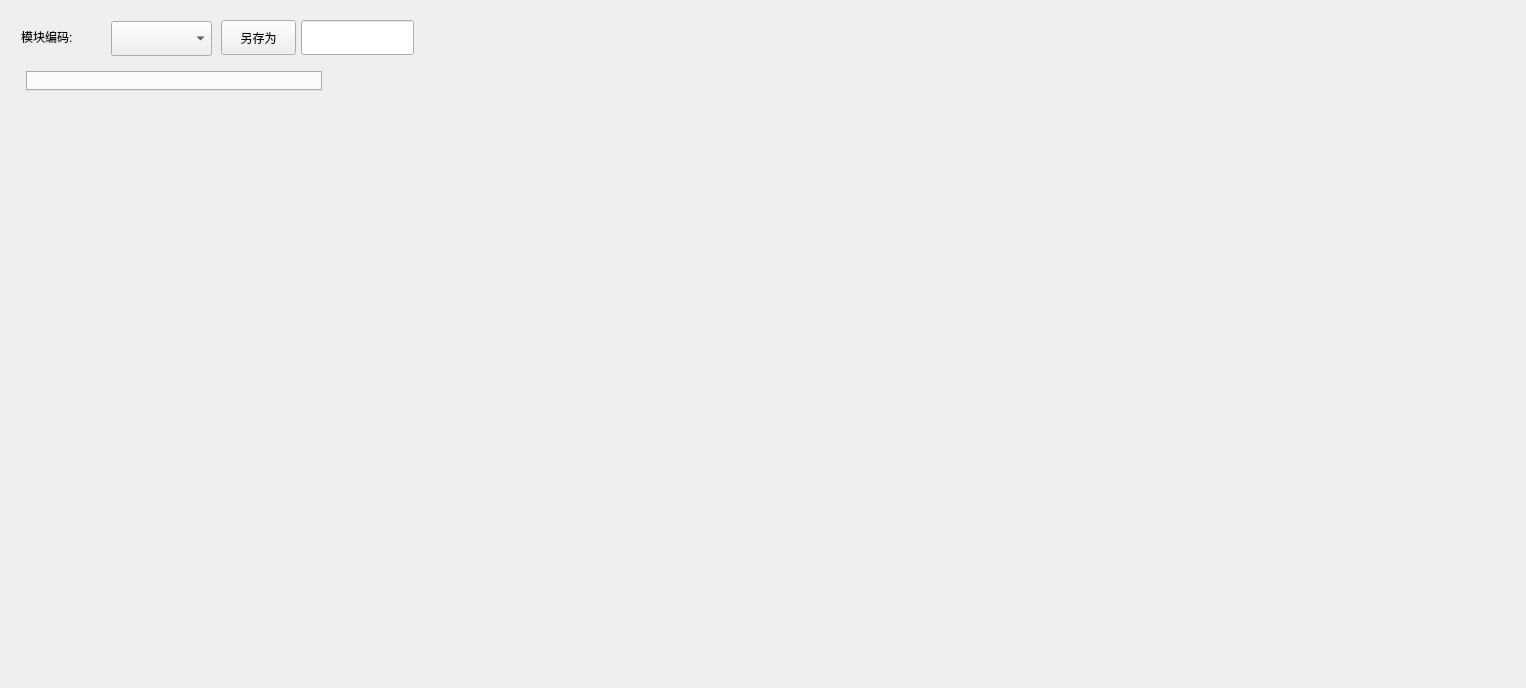
<?xml version="1.0" encoding="UTF-8"?>
<ui version="4.0">
 <class>WidgetAritight</class>
 <widget class="QWidget" name="WidgetAritight">
  <property name="geometry">
   <rect>
    <x>0</x>
    <y>0</y>
    <width>1525</width>
    <height>688</height>
   </rect>
  </property>
  <property name="windowTitle">
   <string>电动夹爪配方</string>
  </property>
  <layout class="QGridLayout" name="gridLayout">
   <item row="0" column="0">
    <widget class="QWidget" name="widget_recipe" native="true">
     <property name="sizePolicy">
      <sizepolicy hsizetype="Preferred" vsizetype="Fixed">
       <horstretch>0</horstretch>
       <verstretch>0</verstretch>
      </sizepolicy>
     </property>
     <property name="minimumSize">
      <size>
       <width>0</width>
       <height>45</height>
      </size>
     </property>
     <property name="maximumSize">
      <size>
       <width>16777215</width>
       <height>45</height>
      </size>
     </property>
     <widget class="QLabel" name="label_3">
      <property name="geometry">
       <rect>
        <x>10</x>
        <y>8</y>
        <width>81</width>
        <height>35</height>
       </rect>
      </property>
      <property name="minimumSize">
       <size>
        <width>0</width>
        <height>35</height>
       </size>
      </property>
      <property name="text">
       <string>模块编码:</string>
      </property>
     </widget>
     <widget class="QComboBox" name="comboBox_sRecipeName">
      <property name="geometry">
       <rect>
        <x>100</x>
        <y>10</y>
        <width>101</width>
        <height>35</height>
       </rect>
      </property>
      <property name="minimumSize">
       <size>
        <width>0</width>
        <height>35</height>
       </size>
      </property>
      <property name="styleSheet">
       <string notr="true">QComboBox{font:20px;height: 50px;}</string>
      </property>
     </widget>
     <widget class="QPushButton" name="btnSave">
      <property name="geometry">
       <rect>
        <x>210</x>
        <y>9</y>
        <width>75</width>
        <height>35</height>
       </rect>
      </property>
      <property name="minimumSize">
       <size>
        <width>0</width>
        <height>35</height>
       </size>
      </property>
      <property name="text">
       <string>另存为</string>
      </property>
     </widget>
     <widget class="QLineEdit" name="lineEdit">
      <property name="geometry">
       <rect>
        <x>290</x>
        <y>9</y>
        <width>113</width>
        <height>35</height>
       </rect>
      </property>
      <property name="minimumSize">
       <size>
        <width>0</width>
        <height>35</height>
       </size>
      </property>
     </widget>
    </widget>
   </item>
   <item row="1" column="0">
    <widget class="QWidget" name="widget" native="true">
     <layout class="QGridLayout" name="gridLayout_2">
      <item row="2" column="0" colspan="3">
       <spacer name="verticalSpacer">
        <property name="orientation">
         <enum>Qt::Vertical</enum>
        </property>
        <property name="sizeHint" stdset="0">
         <size>
          <width>1486</width>
          <height>542</height>
         </size>
        </property>
       </spacer>
      </item>
      <item row="0" column="2" rowspan="2">
       <spacer name="horizontalSpacer">
        <property name="orientation">
         <enum>Qt::Horizontal</enum>
        </property>
        <property name="sizeHint" stdset="0">
         <size>
          <width>1178</width>
          <height>20</height>
         </size>
        </property>
       </spacer>
      </item>
      <item row="0" column="1" rowspan="2">
       <widget class="QTabWidget" name="tabWidget">
        <property name="currentIndex">
         <number>-1</number>
        </property>
       </widget>
      </item>
     </layout>
    </widget>
   </item>
  </layout>
 </widget>
 <resources/>
 <connections/>
</ui>
